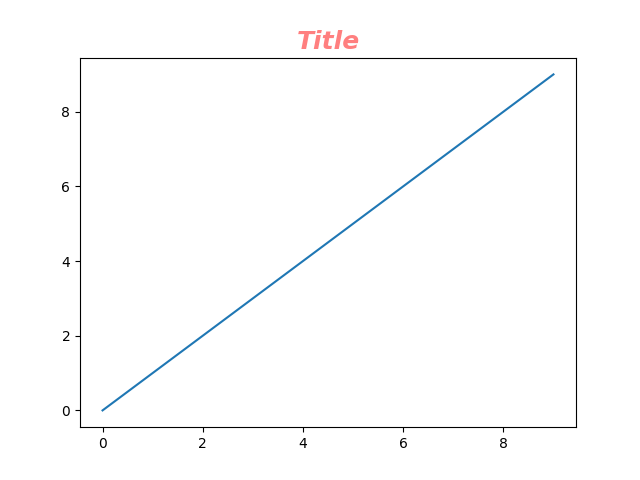

Write the Python code that produced this figure.
import matplotlib.pyplot as plt
plt.title('Title', alpha=0.5, color='r', fontsize=18, fontstyle='italic',
fontweight='bold', linespacing=10)
plt.plot(range(0,10), range(0,10))
plt.show()
